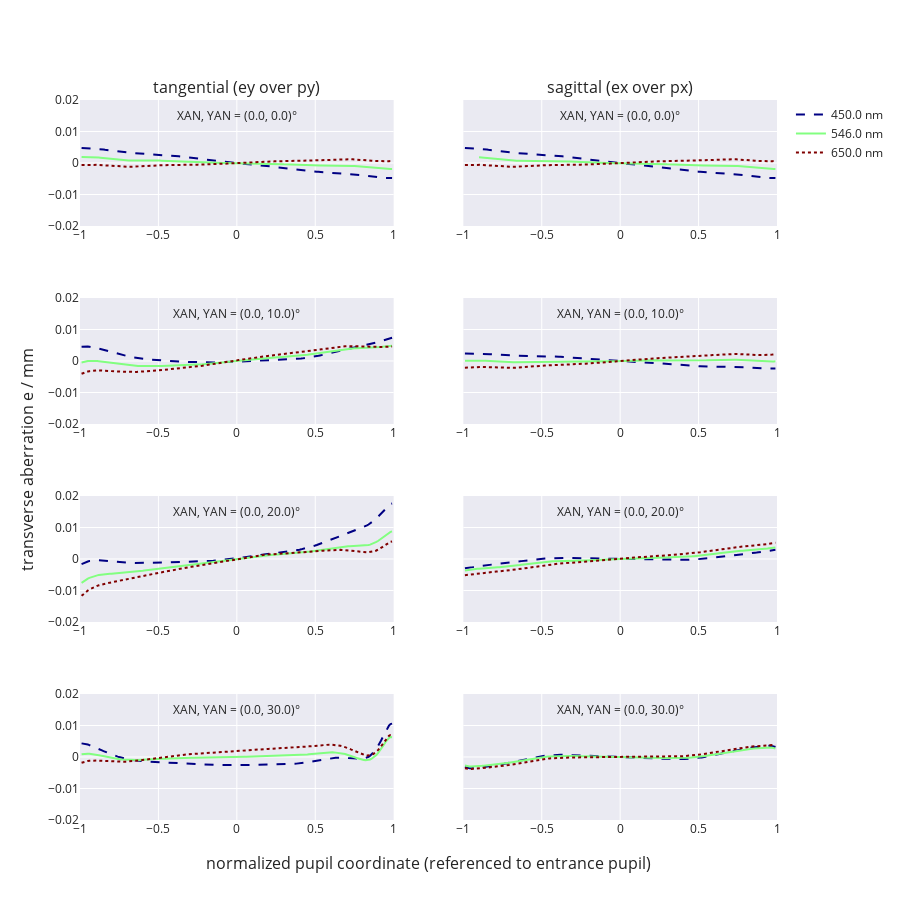

Notebook code cell kept with this figure:
### Markdown cell above
# OpTaliX: Transverse ray fan plot with Python (plotly)

This section describes how an OpTaliX macro "ray_fan.mac" can be used to write the transverse ray fan data of an optical system opened in OpTaliX (here: Mobile_US20070024958A1.OTX) to an ascii file. This file is then read with Python and the transverse ray fans are plotted with "plotly".

### Code cell
# -*- coding: utf-8 -*-
"""
Created on Wed Apr  6 15:52:19 2022

@author: herbst
"""
import numpy as np
import matplotlib.pylab as plt
import plotly.express as px
import plotly.graph_objs as go
from plotly.subplots import make_subplots
from plotly.colors import n_colors
import time 

t0 = time.perf_counter()


def find_nearest(array, value):
    array = np.asarray(array)
    idx = (np.abs(array - value)).argmin()
    return array[idx]

filename_py = r'C:\Work\OpTaliX\Test\RAY_FAN_PY.txt'
nwavelengths = int(np.loadtxt(filename_py, comments = 'C',max_rows=1)[0])
nfields = int(np.loadtxt(filename_py, comments = 'C',max_rows=1)[1])
wavelengths = np.loadtxt(filename_py, comments = 'C',skiprows = 2, max_rows=nwavelengths)[:,1]
fields = np.loadtxt(filename_py, comments = 'C',skiprows = 2+nwavelengths, max_rows=nfields)

rayfandata_py = np.loadtxt(filename_py, comments = 'C', skiprows = nwavelengths+2+nfields)

filename_px = r'C:\Work\OpTaliX\Test\RAY_FAN_PX.txt'
rayfandata_px = np.loadtxt(filename_px, comments = 'C', skiprows = nwavelengths+2+nfields)

n_fields = len(fields)
Lim = 0.02    # mm
#nwavelengths = 3

rayfandata_px_L= []
rayfandata_py_L = []
rayfandata_PY0_L = []
for w in range(0, nwavelengths):
    #print("w = ", w)
    rayfandata_px_LL = []
    rayfandata_py_LL = []
    rayfandata_px0 = rayfandata_px[rayfandata_px[:,0]==w+1]
    rayfandata_py0 = rayfandata_py[rayfandata_py[:,0]==w+1]                 # select data by wavelength
    

    
    for i in range(0, n_fields):
        rayfandata_px_LL.append(rayfandata_px0[rayfandata_px0[:,1]==i+1])
        rayfandata_PY = rayfandata_py0[rayfandata_py0[:,1]==i+1]            # select data by field
        

        if w == 0:
            rayfandata_PY0 = rayfandata_PY[np.where(rayfandata_PY[:,2] == find_nearest( rayfandata_PY[:,2], value = 0))[0],3][0]
            rayfandata_PY0_L.append(rayfandata_PY0)
        rayfandata_PY[:,3] -= rayfandata_PY0_L[i]
        #print("i = ", i, " , rayfandata_PY0: ", rayfandata_PY0)
        rayfandata_py_LL.append(rayfandata_PY)
    rayfandata_px_L.append(rayfandata_px_LL)
    rayfandata_py_L.append(rayfandata_py_LL)
    

plot = 1
if plot:
    
    
    if 0:
        import plotly.express as px
        
        fig = px.line(x=rayfandata_px[:,0], y=rayfandata_px[:,1],line_shape="spline")
        fig.show(renderer="browser")
    Titles = ('tangential (ey over py)','sagittal (ex over px)')
    names = ('field 1','field 2', 'field 3', 'field4')
    
    def to_rgb(name):
        from matplotlib import colors
        import matplotlib.cm
        C = colors.to_rgba(name)
        c = 'rgb'+str((C[0], C[1], C[2]))
        return c
    # with OpTaliX Field colors:
    #colors = (to_rgb('blue'),to_rgb('green'),to_rgb('red'))#, to_rgb('magenta'), to_rgb('cyan'),to_rgb('yellow'), to_rgb('orange'), to_rgb('mediumpurple'), to_rgb('lightseagreen'))
    colors = px.colors.sample_colorscale("jet", [n/(nwavelengths -1) for n in range(nwavelengths)])
    # sort data by wavelength
    sortedw = np.argsort(wavelengths)
    
    row_L = np.array([1,2,3,4])
    fig = make_subplots(rows=n_fields,cols=2, vertical_spacing=0.1,
                      horizontal_spacing=0.1,
                      subplot_titles=Titles,
                      shared_yaxes='all',
                      x_title='normalized pupil coordinate (referenced to entrance pupil)',
                      y_title='transverse aberration e / mm')
    for w in range(0, nwavelengths):
        if w == 0:
            mode = 'lines'#'+markers'
            line = dict(shape = 'linear',dash = "dash")
        elif w == 1:
            mode = 'lines'
            line = dict(shape = 'linear')
        elif w == 2:
            line = dict(shape = 'linear',dash = "dot")
        for i in range(0, n_fields):
            if i == 0:
                showlegend1=True
                showlegend2=False
            else:
                showlegend1=False
                showlegend2=False
            
            fig.add_scatter(x=rayfandata_py_L[sortedw[w]][i][1:-1,2], y=rayfandata_py_L[sortedw[w]][i][1:-1,3], mode=mode, line = line, row = row_L[i], col=1, name=wavelengths[sortedw[w]], marker_color = colors[w], showlegend = showlegend2)
    
            fig.add_scatter(x=rayfandata_px_L[sortedw[w]][i][1:-1,2], y=rayfandata_px_L[sortedw[w]][i][1:-1,3], mode=mode, line = line, row = row_L[i], col=2, name=str(wavelengths[sortedw[w]]*1e3)+' nm', marker_color = colors[w], showlegend = showlegend1)
            
            if w == 0:
                fig.add_annotation(x=0, y=Lim*0.75,
                            text="XAN, YAN = ("+str(np.round(fields[i,1],decimals=2))+ ", "+str(np.round(fields[i,2],decimals=2))+')°',
                            showarrow=False,
                            arrowhead=0,
                            row = row_L[i],
                            col=1)
                fig.add_annotation(x=0, y=Lim*0.75,
                            text="XAN, YAN = ("+str(np.round(fields[i,1],decimals=2))+ ", "+str(np.round(fields[i,2],decimals=2))+')°',
                            showarrow=False,
                            arrowhead=0,
                            row = row_L[i],
                            col=2)

    fig.update_xaxes(range=[-1, 1], dtick=1/2)
    fig.update_yaxes(range=[-Lim, Lim], dtick=Lim/2)
    fig.update_layout(height=900, width=900, template= 'seaborn')  # 'simple_white'
    fig.show()

    
    
        
    
print("Elapsed time: ", np.round(time.perf_counter()-t0, decimals = 4), " s")

### Figure 1 — Plotly figure (JSON) as saved in the notebook; plotly's stock layout.template omitted (floating-point values rounded to 4 significant figures; data arrays with more than 128 entries replaced by an {"elided": "..."} marker saying what was removed)
{"data": [{"line": {"dash": "dash", "shape": "linear"}, "marker": {"color": "rgb(0, 0, 131)"}, "mode": "lines", "name": "0.45", "showlegend": false, "type": "scatter", "x": {"elided": "199 float values"}, "xaxis": "x", "y": {"elided": "199 float values"}, "yaxis": "y"}, {"line": {"dash": "dash", "shape": "linear"}, "marker": {"color": "rgb(0, 0, 131)"}, "mode": "lines", "name": "450.0 nm", "showlegend": true, "type": "scatter", "x": {"elided": "199 float values"}, "xaxis": "x2", "y": {"elided": "199 float values"}, "yaxis": "y2"}, {"line": {"dash": "dash", "shape": "linear"}, "marker": {"color": "rgb(0, 0, 131)"}, "mode": "lines", "name": "0.45", "showlegend": false, "type": "scatter", "x": {"elided": "199 float values"}, "xaxis": "x3", "y": {"elided": "199 float values"}, "yaxis": "y3"}, {"line": {"dash": "dash", "shape": "linear"}, "marker": {"color": "rgb(0, 0, 131)"}, "mode": "lines", "name": "450.0 nm", "showlegend": false, "type": "scatter", "x": {"elided": "199 float values"}, "xaxis": "x4", "y": {"elided": "199 float values"}, "yaxis": "y4"}, {"line": {"dash": "dash", "shape": "linear"}, "marker": {"color": "rgb(0, 0, 131)"}, "mode": "lines", "name": "0.45", "showlegend": false, "type": "scatter", "x": {"elided": "199 float values"}, "xaxis": "x5", "y": {"elided": "199 float values"}, "yaxis": "y5"}, {"line": {"dash": "dash", "shape": "linear"}, "marker": {"color": "rgb(0, 0, 131)"}, "mode": "lines", "name": "450.0 nm", "showlegend": false, "type": "scatter", "x": {"elided": "199 float values"}, "xaxis": "x6", "y": {"elided": "199 float values"}, "yaxis": "y6"}, {"line": {"dash": "dash", "shape": "linear"}, "marker": {"color": "rgb(0, 0, 131)"}, "mode": "lines", "name": "0.45", "showlegend": false, "type": "scatter", "x": {"elided": "199 float values"}, "xaxis": "x7", "y": {"elided": "199 float values"}, "yaxis": "y7"}, {"line": {"dash": "dash", "shape": "linear"}, "marker": {"color": "rgb(0, 0, 131)"}, "mode": "lines", "name": "450.0 nm", "showlegend": false, "type": "scatter", "x": {"elided": "199 float values"}, "xaxis": "x8", "y": {"elided": "199 float values"}, "yaxis": "y8"}, {"line": {"shape": "linear"}, "marker": {"color": "rgb(130, 255, 128)"}, "mode": "lines", "name": "0.546", "showlegend": false, "type": "scatter", "x": {"elided": "199 float values"}, "xaxis": "x", "y": {"elided": "199 float values"}, "yaxis": "y"}, {"line": {"shape": "linear"}, "marker": {"color": "rgb(130, 255, 128)"}, "mode": "lines", "name": "546.0 nm", "showlegend": true, "type": "scatter", "x": {"elided": "190 float values"}, "xaxis": "x2", "y": {"elided": "190 float values"}, "yaxis": "y2"}, {"line": {"shape": "linear"}, "marker": {"color": "rgb(130, 255, 128)"}, "mode": "lines", "name": "0.546", "showlegend": false, "type": "scatter", "x": {"elided": "199 float values"}, "xaxis": "x3", "y": {"elided": "199 float values"}, "yaxis": "y3"}, {"line": {"shape": "linear"}, "marker": {"color": "rgb(130, 255, 128)"}, "mode": "lines", "name": "546.0 nm", "showlegend": false, "type": "scatter", "x": {"elided": "199 float values"}, "xaxis": "x4", "y": {"elided": "199 float values"}, "yaxis": "y4"}, {"line": {"shape": "linear"}, "marker": {"color": "rgb(130, 255, 128)"}, "mode": "lines", "name": "0.546", "showlegend": false, "type": "scatter", "x": {"elided": "199 float values"}, "xaxis": "x5", "y": {"elided": "199 float values"}, "yaxis": "y5"}, {"line": {"shape": "linear"}, "marker": {"color": "rgb(130, 255, 128)"}, "mode": "lines", "name": "546.0 nm", "showlegend": false, "type": "scatter", "x": {"elided": "199 float values"}, "xaxis": "x6", "y": {"elided": "199 float values"}, "yaxis": "y6"}, {"line": {"shape": "linear"}, "marker": {"color": "rgb(130, 255, 128)"}, "mode": "lines", "name": "0.546", "showlegend": false, "type": "scatter", "x": {"elided": "199 float values"}, "xaxis": "x7", "y": {"elided": "199 float values"}, "yaxis": "y7"}, {"line": {"shape": "linear"}, "marker": {"color": "rgb(130, 255, 128)"}, "mode": "lines", "name": "546.0 nm", "showlegend": false, "type": "scatter", "x": {"elided": "199 float values"}, "xaxis": "x8", "y": {"elided": "199 float values"}, "yaxis": "y8"}, {"line": {"dash": "dot", "shape": "linear"}, "marker": {"color": "rgb(128, 0, 0)"}, "mode": "lines", "name": "0.65", "showlegend": false, "type": "scatter", "x": {"elided": "199 float values"}, "xaxis": "x", "y": {"elided": "199 float values"}, "yaxis": "y"}, {"line": {"dash": "dot", "shape": "linear"}, "marker": {"color": "rgb(128, 0, 0)"}, "mode": "lines", "name": "650.0 nm", "showlegend": true, "type": "scatter", "x": {"elided": "199 float values"}, "xaxis": "x2", "y": {"elided": "199 float values"}, "yaxis": "y2"}, {"line": {"dash": "dot", "shape": "linear"}, "marker": {"color": "rgb(128, 0, 0)"}, "mode": "lines", "name": "0.65", "showlegend": false, "type": "scatter", "x": {"elided": "199 float values"}, "xaxis": "x3", "y": {"elided": "199 float values"}, "yaxis": "y3"}, {"line": {"dash": "dot", "shape": "linear"}, "marker": {"color": "rgb(128, 0, 0)"}, "mode": "lines", "name": "650.0 nm", "showlegend": false, "type": "scatter", "x": {"elided": "199 float values"}, "xaxis": "x4", "y": {"elided": "199 float values"}, "yaxis": "y4"}, {"line": {"dash": "dot", "shape": "linear"}, "marker": {"color": "rgb(128, 0, 0)"}, "mode": "lines", "name": "0.65", "showlegend": false, "type": "scatter", "x": {"elided": "199 float values"}, "xaxis": "x5", "y": {"elided": "199 float values"}, "yaxis": "y5"}, {"line": {"dash": "dot", "shape": "linear"}, "marker": {"color": "rgb(128, 0, 0)"}, "mode": "lines", "name": "650.0 nm", "showlegend": false, "type": "scatter", "x": {"elided": "199 float values"}, "xaxis": "x6", "y": {"elided": "199 float values"}, "yaxis": "y6"}, {"line": {"dash": "dot", "shape": "linear"}, "marker": {"color": "rgb(128, 0, 0)"}, "mode": "lines", "name": "0.65", "showlegend": false, "type": "scatter", "x": {"elided": "199 float values"}, "xaxis": "x7", "y": {"elided": "199 float values"}, "yaxis": "y7"}, {"line": {"dash": "dot", "shape": "linear"}, "marker": {"color": "rgb(128, 0, 0)"}, "mode": "lines", "name": "650.0 nm", "showlegend": false, "type": "scatter", "x": {"elided": "199 float values"}, "xaxis": "x8", "y": {"elided": "199 float values"}, "yaxis": "y8"}], "layout": {"annotations": [{"font": {"size": 16}, "showarrow": false, "text": "tangential (ey over py)", "x": 0.225, "xanchor": "center", "xref": "paper", "y": 1, "yanchor": "bottom", "yref": "paper"}, {"font": {"size": 16}, "showarrow": false, "text": "sagittal (ex over px)", "x": 0.775, "xanchor": "center", "xref": "paper", "y": 1, "yanchor": "bottom", "yref": "paper"}, {"font": {"size": 16}, "showarrow": false, "text": "normalized pupil coordinate (referenced to entrance pupil)", "x": 0.5, "xanchor": "center", "xref": "paper", "y": 0, "yanchor": "top", "yref": "paper", "yshift": -30}, {"font": {"size": 16}, "showarrow": false, "text": "transverse aberration e / mm", "textangle": -90, "x": 0, "xanchor": "right", "xref": "paper", "xshift": -40, "y": 0.5, "yanchor": "middle", "yref": "paper"}, {"arrowhead": 0, "showarrow": false, "text": "XAN, YAN = (0.0, 0.0)°", "x": 0, "xref": "x", "y": 0.015, "yref": "y"}, {"arrowhead": 0, "showarrow": false, "text": "XAN, YAN = (0.0, 0.0)°", "x": 0, "xref": "x2", "y": 0.015, "yref": "y2"}, {"arrowhead": 0, "showarrow": false, "text": "XAN, YAN = (0.0, 10.0)°", "x": 0, "xref": "x3", "y": 0.015, "yref": "y3"}, {"arrowhead": 0, "showarrow": false, "text": "XAN, YAN = (0.0, 10.0)°", "x": 0, "xref": "x4", "y": 0.015, "yref": "y4"}, {"arrowhead": 0, "showarrow": false, "text": "XAN, YAN = (0.0, 20.0)°", "x": 0, "xref": "x5", "y": 0.015, "yref": "y5"}, {"arrowhead": 0, "showarrow": false, "text": "XAN, YAN = (0.0, 20.0)°", "x": 0, "xref": "x6", "y": 0.015, "yref": "y6"}, {"arrowhead": 0, "showarrow": false, "text": "XAN, YAN = (0.0, 30.0)°", "x": 0, "xref": "x7", "y": 0.015, "yref": "y7"}, {"arrowhead": 0, "showarrow": false, "text": "XAN, YAN = (0.0, 30.0)°", "x": 0, "xref": "x8", "y": 0.015, "yref": "y8"}], "height": 900, "width": 900, "xaxis": {"anchor": "y", "domain": [0, 0.45], "dtick": 0.5, "range": [-1, 1]}, "xaxis2": {"anchor": "y2", "domain": [0.55, 1], "dtick": 0.5, "range": [-1, 1]}, "xaxis3": {"anchor": "y3", "domain": [0, 0.45], "dtick": 0.5, "range": [-1, 1]}, "xaxis4": {"anchor": "y4", "domain": [0.55, 1], "dtick": 0.5, "range": [-1, 1]}, "xaxis5": {"anchor": "y5", "domain": [0, 0.45], "dtick": 0.5, "range": [-1, 1]}, "xaxis6": {"anchor": "y6", "domain": [0.55, 1], "dtick": 0.5, "range": [-1, 1]}, "xaxis7": {"anchor": "y7", "domain": [0, 0.45], "dtick": 0.5, "range": [-1, 1]}, "xaxis8": {"anchor": "y8", "domain": [0.55, 1], "dtick": 0.5, "range": [-1, 1]}, "yaxis": {"anchor": "x", "domain": [0.825, 1], "dtick": 0.01, "matches": "y7", "range": [-0.02, 0.02]}, "yaxis2": {"anchor": "x2", "domain": [0.825, 1], "dtick": 0.01, "matches": "y7", "range": [-0.02, 0.02], "showticklabels": false}, "yaxis3": {"anchor": "x3", "domain": [0.55, 0.725], "dtick": 0.01, "matches": "y7", "range": [-0.02, 0.02]}, "yaxis4": {"anchor": "x4", "domain": [0.55, 0.725], "dtick": 0.01, "matches": "y7", "range": [-0.02, 0.02], "showticklabels": false}, "yaxis5": {"anchor": "x5", "domain": [0.275, 0.45], "dtick": 0.01, "matches": "y7", "range": [-0.02, 0.02]}, "yaxis6": {"anchor": "x6", "domain": [0.275, 0.45], "dtick": 0.01, "matches": "y7", "range": [-0.02, 0.02], "showticklabels": false}, "yaxis7": {"anchor": "x7", "domain": [0, 0.175], "dtick": 0.01, "range": [-0.02, 0.02]}, "yaxis8": {"anchor": "x8", "domain": [0, 0.175], "dtick": 0.01, "matches": "y7", "range": [-0.02, 0.02], "showticklabels": false}}}
